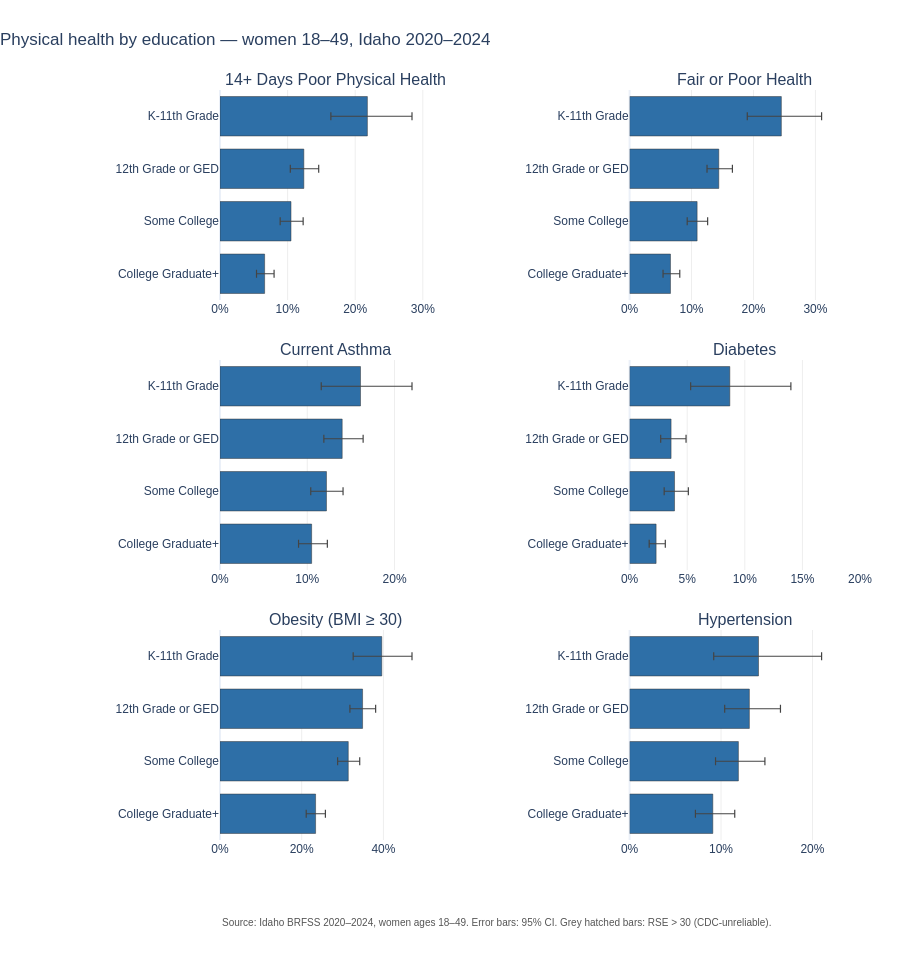

The code cell stored with this chart in its notebook:
### Markdown cell above
## A4. By education

### Code cell
small_multiples(
    df, metrics=PHYS_METRICS,
    group_col='Group', group_order=EDU_ORDER,
    filters={'Category': 'Education', 'Region': 'Statewide'},
    title='Physical health by education \u2014 women 18\u201349, Idaho 2020\u20132024',
).show()

### Figure 1 — Plotly figure (JSON) as saved in the notebook; plotly's stock layout.template omitted (floating-point values rounded to 4 significant figures)
{"data": [{"customdata": ["<b>K-11th Grade</b><br>21.8% (95% CI 16.4–28.4)<br>n = 358, RSE = 14", "<b>12th Grade or GED</b><br>12.4% (95% CI 10.4–14.6)<br>n = 1611, RSE = 9", "<b>Some College</b><br>10.5% (95% CI 8.9–12.3)<br>n = 1852, RSE = 8", "<b>College Graduate+</b><br>6.6% (95% CI 5.4–8.0)<br>n = 2065, RSE = 10"], "error_x": {"array": [6.6, 2.2, 1.8, 1.4], "arrayminus": [5.4, 2.0, 1.6, 1.2], "color": "#444", "symmetric": false, "thickness": 1.2, "type": "data", "width": 4}, "hovertemplate": "%{customdata}<extra></extra>", "marker": {"color": ["#2e6fa7", "#2e6fa7", "#2e6fa7", "#2e6fa7"], "line": {"color": "#333", "width": 0.5}, "pattern": {"shape": ["", "", "", ""], "size": 6, "solidity": 0.3}}, "orientation": "h", "showlegend": false, "type": "bar", "x": [21.8, 12.4, 10.5, 6.6], "xaxis": "x", "y": ["K-11th Grade", "12th Grade or GED", "Some College", "College Graduate+"], "yaxis": "y"}, {"customdata": ["<b>K-11th Grade</b><br>24.5% (95% CI 19.0–31.0)<br>n = 371, RSE = 13", "<b>12th Grade or GED</b><br>14.4% (95% CI 12.5–16.6)<br>n = 1657, RSE = 7", "<b>Some College</b><br>10.9% (95% CI 9.3–12.6)<br>n = 1877, RSE = 8", "<b>College Graduate+</b><br>6.6% (95% CI 5.4–8.1)<br>n = 2084, RSE = 10"], "error_x": {"array": [6.5, 2.2, 1.7, 1.5], "arrayminus": [5.5, 1.9, 1.6, 1.2], "color": "#444", "symmetric": false, "thickness": 1.2, "type": "data", "width": 4}, "hovertemplate": "%{customdata}<extra></extra>", "marker": {"color": ["#2e6fa7", "#2e6fa7", "#2e6fa7", "#2e6fa7"], "line": {"color": "#333", "width": 0.5}, "pattern": {"shape": ["", "", "", ""], "size": 6, "solidity": 0.3}}, "orientation": "h", "showlegend": false, "type": "bar", "x": [24.5, 14.4, 10.9, 6.6], "xaxis": "x2", "y": ["K-11th Grade", "12th Grade or GED", "Some College", "College Graduate+"], "yaxis": "y2"}, {"customdata": ["<b>K-11th Grade</b><br>16.1% (95% CI 11.6–22.0)<br>n = 369, RSE = 16", "<b>12th Grade or GED</b><br>14.0% (95% CI 11.9–16.4)<br>n = 1649, RSE = 8", "<b>Some College</b><br>12.2% (95% CI 10.4–14.1)<br>n = 1860, RSE = 8", "<b>College Graduate+</b><br>10.5% (95% CI 9.0–12.3)<br>n = 2068, RSE = 8"], "error_x": {"array": [5.9, 2.4, 1.9, 1.8], "arrayminus": [4.5, 2.1, 1.8, 1.5], "color": "#444", "symmetric": false, "thickness": 1.2, "type": "data", "width": 4}, "hovertemplate": "%{customdata}<extra></extra>", "marker": {"color": ["#2e6fa7", "#2e6fa7", "#2e6fa7", "#2e6fa7"], "line": {"color": "#333", "width": 0.5}, "pattern": {"shape": ["", "", "", ""], "size": 6, "solidity": 0.3}}, "orientation": "h", "showlegend": false, "type": "bar", "x": [16.1, 14.0, 12.2, 10.5], "xaxis": "x3", "y": ["K-11th Grade", "12th Grade or GED", "Some College", "College Graduate+"], "yaxis": "y3"}, {"customdata": ["<b>K-11th Grade</b><br>8.7% (95% CI 5.3–14.0)<br>n = 370, RSE = 25", "<b>12th Grade or GED</b><br>3.6% (95% CI 2.7–4.9)<br>n = 1659, RSE = 15", "<b>Some College</b><br>3.9% (95% CI 3.0–5.1)<br>n = 1877, RSE = 14", "<b>College Graduate+</b><br>2.3% (95% CI 1.7–3.1)<br>n = 2085, RSE = 16"], "error_x": {"array": [5.3, 1.3, 1.2, 0.8], "arrayminus": [3.4, 0.9, 0.9, 0.6], "color": "#444", "symmetric": false, "thickness": 1.2, "type": "data", "width": 4}, "hovertemplate": "%{customdata}<extra></extra>", "marker": {"color": ["#2e6fa7", "#2e6fa7", "#2e6fa7", "#2e6fa7"], "line": {"color": "#333", "width": 0.5}, "pattern": {"shape": ["", "", "", ""], "size": 6, "solidity": 0.3}}, "orientation": "h", "showlegend": false, "type": "bar", "x": [8.7, 3.6, 3.9, 2.3], "xaxis": "x4", "y": ["K-11th Grade", "12th Grade or GED", "Some College", "College Graduate+"], "yaxis": "y4"}, {"customdata": ["<b>K-11th Grade</b><br>39.6% (95% CI 32.6–47.0)<br>n = 283, RSE = 9", "<b>12th Grade or GED</b><br>34.9% (95% CI 31.8–38.1)<br>n = 1458, RSE = 5", "<b>Some College</b><br>31.4% (95% CI 28.8–34.2)<br>n = 1677, RSE = 4", "<b>College Graduate+</b><br>23.4% (95% CI 21.1–25.8)<br>n = 1849, RSE = 5"], "error_x": {"array": [7.4, 3.2, 2.8, 2.4], "arrayminus": [7.0, 3.1, 2.6, 2.3], "color": "#444", "symmetric": false, "thickness": 1.2, "type": "data", "width": 4}, "hovertemplate": "%{customdata}<extra></extra>", "marker": {"color": ["#2e6fa7", "#2e6fa7", "#2e6fa7", "#2e6fa7"], "line": {"color": "#333", "width": 0.5}, "pattern": {"shape": ["", "", "", ""], "size": 6, "solidity": 0.3}}, "orientation": "h", "showlegend": false, "type": "bar", "x": [39.6, 34.9, 31.4, 23.4], "xaxis": "x5", "y": ["K-11th Grade", "12th Grade or GED", "Some College", "College Graduate+"], "yaxis": "y5"}, {"customdata": ["<b>K-11th Grade</b><br>14.1% (95% CI 9.2–21.0)<br>n = 165, RSE = 21", "<b>12th Grade or GED</b><br>13.1% (95% CI 10.4–16.5)<br>n = 777, RSE = 12", "<b>Some College</b><br>11.9% (95% CI 9.4–14.8)<br>n = 839, RSE = 11", "<b>College Graduate+</b><br>9.1% (95% CI 7.2–11.5)<br>n = 941, RSE = 12"], "error_x": {"array": [6.9, 3.4, 2.9, 2.4], "arrayminus": [4.9, 2.7, 2.5, 1.9], "color": "#444", "symmetric": false, "thickness": 1.2, "type": "data", "width": 4}, "hovertemplate": "%{customdata}<extra></extra>", "marker": {"color": ["#2e6fa7", "#2e6fa7", "#2e6fa7", "#2e6fa7"], "line": {"color": "#333", "width": 0.5}, "pattern": {"shape": ["", "", "", ""], "size": 6, "solidity": 0.3}}, "orientation": "h", "showlegend": false, "type": "bar", "x": [14.1, 13.1, 11.9, 9.1], "xaxis": "x6", "y": ["K-11th Grade", "12th Grade or GED", "Some College", "College Graduate+"], "yaxis": "y6"}], "layout": {"annotations": [{"font": {"size": 16}, "showarrow": false, "text": "14+ Days Poor Physical Health", "x": 0.18, "xanchor": "center", "xref": "paper", "y": 1.0, "yanchor": "bottom", "yref": "paper"}, {"font": {"size": 16}, "showarrow": false, "text": "Fair or Poor Health", "x": 0.82, "xanchor": "center", "xref": "paper", "y": 1.0, "yanchor": "bottom", "yref": "paper"}, {"font": {"size": 16}, "showarrow": false, "text": "Current Asthma", "x": 0.18, "xanchor": "center", "xref": "paper", "y": 0.64, "yanchor": "bottom", "yref": "paper"}, {"font": {"size": 16}, "showarrow": false, "text": "Diabetes", "x": 0.82, "xanchor": "center", "xref": "paper", "y": 0.64, "yanchor": "bottom", "yref": "paper"}, {"font": {"size": 16}, "showarrow": false, "text": "Obesity (BMI ≥ 30)", "x": 0.18, "xanchor": "center", "xref": "paper", "y": 0.28, "yanchor": "bottom", "yref": "paper"}, {"font": {"size": 16}, "showarrow": false, "text": "Hypertension", "x": 0.82, "xanchor": "center", "xref": "paper", "y": 0.28, "yanchor": "bottom", "yref": "paper"}, {"font": {"color": "#555", "size": 10}, "showarrow": false, "text": "Source: Idaho BRFSS 2020–2024, women ages 18–49. Error bars: 95% CI. Grey hatched bars: RSE > 30 (CDC-unreliable).", "x": 0, "xanchor": "left", "xref": "paper", "y": -0.12, "yref": "paper"}], "bargap": 0.25, "font": {"family": "Helvetica, Arial, sans-serif", "size": 12}, "height": 980, "margin": {"b": 140, "l": 220, "r": 40, "t": 90}, "title": {"text": "Physical health by education — women 18–49, Idaho 2020–2024", "x": 0, "xanchor": "left"}, "xaxis": {"anchor": "y", "domain": [0.0, 0.36], "gridcolor": "#eee", "range": [0, 34.08], "ticksuffix": "%"}, "xaxis2": {"anchor": "y2", "domain": [0.64, 1.0], "gridcolor": "#eee", "range": [0, 37.2], "ticksuffix": "%"}, "xaxis3": {"anchor": "y3", "domain": [0.0, 0.36], "gridcolor": "#eee", "range": [0, 26.4], "ticksuffix": "%"}, "xaxis4": {"anchor": "y4", "domain": [0.64, 1.0], "gridcolor": "#eee", "range": [0, 20], "ticksuffix": "%"}, "xaxis5": {"anchor": "y5", "domain": [0.0, 0.36], "gridcolor": "#eee", "range": [0, 56.4], "ticksuffix": "%"}, "xaxis6": {"anchor": "y6", "domain": [0.64, 1.0], "gridcolor": "#eee", "range": [0, 25.2], "ticksuffix": "%"}, "yaxis": {"anchor": "x", "autorange": "reversed", "categoryarray": ["K-11th Grade", "12th Grade or GED", "Some College", "College Graduate+"], "categoryorder": "array", "domain": [0.72, 1.0]}, "yaxis2": {"anchor": "x2", "autorange": "reversed", "categoryarray": ["K-11th Grade", "12th Grade or GED", "Some College", "College Graduate+"], "categoryorder": "array", "domain": [0.72, 1.0]}, "yaxis3": {"anchor": "x3", "autorange": "reversed", "categoryarray": ["K-11th Grade", "12th Grade or GED", "Some College", "College Graduate+"], "categoryorder": "array", "domain": [0.36, 0.64]}, "yaxis4": {"anchor": "x4", "autorange": "reversed", "categoryarray": ["K-11th Grade", "12th Grade or GED", "Some College", "College Graduate+"], "categoryorder": "array", "domain": [0.36, 0.64]}, "yaxis5": {"anchor": "x5", "autorange": "reversed", "categoryarray": ["K-11th Grade", "12th Grade or GED", "Some College", "College Graduate+"], "categoryorder": "array", "domain": [0.0, 0.28]}, "yaxis6": {"anchor": "x6", "autorange": "reversed", "categoryarray": ["K-11th Grade", "12th Grade or GED", "Some College", "College Graduate+"], "categoryorder": "array", "domain": [0.0, 0.28]}}}
